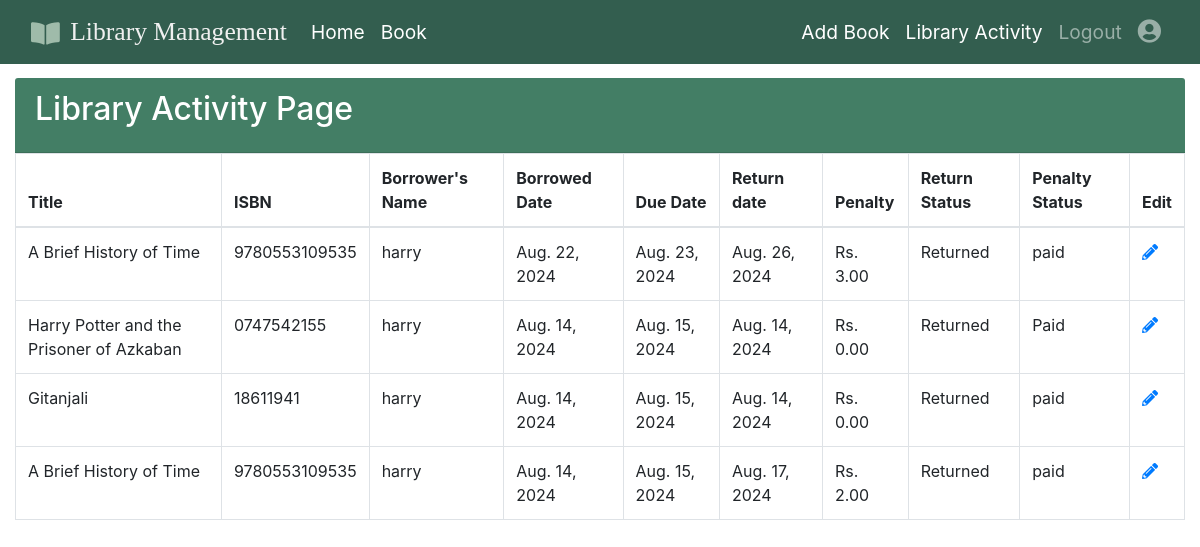
The app's page /library/library-activity/ (signed in) with its own data.
### libraryApp/models.py (models this page shows, shortened)
class BorrowedBook(models.Model):
    borrowed_date = models.DateField(auto_now_add=True)
    due_date = models.DateField()
    return_date = models.DateField(null=True, blank=True)
    return_status = models.BooleanField(default=False)
    book = models.ForeignKey(Book, on_delete=models.CASCADE, related_name='borrowed_by')
    user = models.ForeignKey(CustomUser, on_delete=models.CASCADE, related_name='borrowed_books')

class Book(models.Model):
    title = models.CharField(max_length=128)
    isbn = models.CharField(max_length=32, unique=True)
    publication_year = models.IntegerField()
    available_copies = models.IntegerField(validators = [MinValueValidator(1)])
    cover_image = models.ImageField(upload_to='book_images/', default='book_images/default_image.jpg', max_length=200)
    genres = models.ManyToManyField(Genre, related_name='genre_books')
    authors = models.ManyToManyField(Author, related_name='books')

class CustomUser(AbstractUser):
    role = models.CharField(max_length=10, choices=Role.choices(), default=Role.USER)
    mobile_number = models.CharField(max_length=15)
    address = models.TextField()

class Penalty(models.Model):
    payment_status = models.CharField(max_length=10, choices=PaymentStatus.choices(), default=PaymentStatus.UNPAID)
    fine_amount = models.DecimalField(max_digits=10, decimal_places=2)
    payment_date = models.DateField(null=True, blank=True)
    borrowed_book = models.OneToOneField(BorrowedBook, on_delete=models.CASCADE, null=True)

### libraryApp/views.py (the view)
# urls.py: path('library-activity/', views.library_activity_page, name='library_activity'),
def library_activity_page(request):
    if request.user.role != 'librarian':
        raise PermissionDenied("You do not have permission to view library activity.")
    borrowed_books = BorrowedBook.objects.select_related('user', 'book', 'penalty').all().order_by('-borrowed_date')
    paginator = Paginator(borrowed_books,7)
    page_number = request.GET.get('page')
    page_obj = paginator.get_page(page_number)
    return render(request, 'libraryApp/library_activity.html', {'page_obj':page_obj})

### libraryApp/templates/libraryApp/library_activity.html (shortened to what this page needs)
{% extends 'libraryApp/base.html' %}
{% block content %}
<div class="container-fluid mt-2" style="padding-top: 70px;">
    <div class="card-header" style="background-color:#437e65;">
    <h2 class="card-title"style="color: white;">Library Activity Page</h2>
    </div>
    <div class="table-responsive">
        <table class="table table-bordered table-hover" style="width: 100%;">
            <thead>
                <tr>
                    <th>Title</th>
                    <th>ISBN</th>
                    <th>Borrower's Name</th>
                    <th>Borrowed Date</th>
                    <th>Due Date</th>
                    <th>Return date</th>
                    <th>Penalty</th>
                    <th>Return Status</th>
                    <th>Penalty Status</th>
                    <th>Edit</th>
                </tr>
            </thead>
            <tbody>
                {% for borrowed_book in page_obj %}
                <tr>
                    <td>{{ borrowed_book.book.title }}</td>
                    <td>{{ borrowed_book.book.isbn }}</td>
                    <td>{{ borrowed_book.user.username }}</td>
                    <td>{{ borrowed_book.borrowed_date }}</td>
                    <td>{{ borrowed_book.due_date }}</td>
                    <td>{{borrowed_book.return_date}}</td>
                    <td>Rs. {{ borrowed_book.penalty.fine_amount }}</td>
                    <td>
                        {% if not borrowed_book.return_status %}
                            Not Returned
                        {% else %}
                            Returned
                        {% endif %}
                    </td>
                    <td>{{ borrowed_book.penalty.payment_status }}</td>
                    <td>
                        {%if borrowed_book.penalty.payment_status%}
                        <a href="{% url 'edit_borrowed_book' borrowed_book.id %}">
                            <i class="fa fa-pencil-alt" aria-hidden="true" style="font-size: 16px;"></i>
                        </a>
                        {%endif%}
                    </td>
                </tr>
                {% empty %}
                <tr>
                    <td colspan="10" style="text-align: center;">No record found.</td>
                </tr>
                {% endfor %}
            </tbody>
        </table>
    </div>
</div>
{% endblock %}

### records on screen
BorrowedBook: book "A Brief History of Time", book.isbn "9780553109535", user.username "harry", borrowed_date "Aug. 22, 2024", due_date "Aug. 23, 2024", return_date "Aug. 26, 2024", penalty.fine_amount "3.00", return_status "Returned", penalty.payment_status "paid"
BorrowedBook: book "Harry Potter and the Prisoner of Azkaban", book.isbn "0747542155", user.username "harry", borrowed_date "Aug. 14, 2024", due_date "Aug. 15, 2024", return_date "Aug. 14, 2024", penalty.fine_amount "0.00", return_status "Returned", penalty.payment_status "Paid"
BorrowedBook: book "Gitanjali", book.isbn "18611941", user.username "harry", borrowed_date "Aug. 14, 2024", due_date "Aug. 15, 2024", return_date "Aug. 14, 2024", penalty.fine_amount "0.00", return_status "Returned", penalty.payment_status "paid"
BorrowedBook: book "A Brief History of Time", book.isbn "9780553109535", user.username "harry", borrowed_date "Aug. 14, 2024", due_date "Aug. 15, 2024", return_date "Aug. 17, 2024", penalty.fine_amount "2.00", return_status "Returned", penalty.payment_status "paid"
